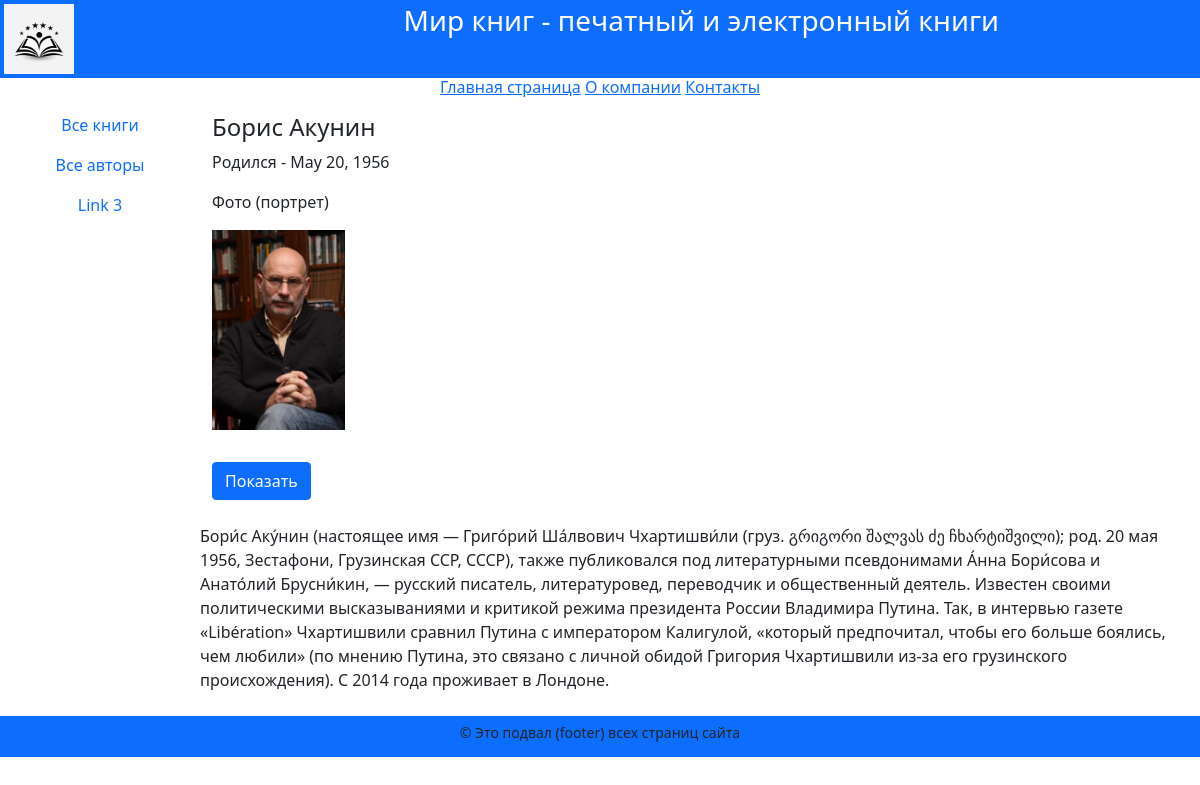
Screenshot of /authors/6/ with the database file from the repository.
### catalog/models.py (models this page shows, shortened)
class Author(models.Model):
    first_name = models.CharField(
        max_length=100,
        help_text="Введите имя автора",
        verbose_name="Имя автора",
    )
    last_name = models.CharField(
        max_length=100,
        help_text="Введите фамилию автора",
        verbose_name="Фамилия автора",
    )
    date_of_birth = models.DateField(
        help_text="Введите дату рождения",
        verbose_name="Дата рождения",
        null=True,
        blank=True,
    )
    about = models.TextField(
        help_text="Введите сведения об авторе",
        verbose_name="Сведения об авторе",
    )
    photo = models.ImageField(
        upload_to="images",
        help_text="Загрузите фото автора",
        verbose_name="Фото автора",
        null=True,
        blank=True,
    )

### catalog/views.py (the view)
# urls.py: path("authors/<int:pk>/", views.AuthorDetailView.as_view(), name="authors-detail"),
class AuthorDetailView(DetailView):
    model = Author

### catalog/templates/catalog/author_detail.html (shortened to what this page needs)
{% extends "catalog/base.html" %}
{% block content %}
<div class="container text-start">
  <div class="row my-2">
    <h4>{{object.first_name}} {{object.last_name}}</h4>
    <p>Родился - {{object.date_of_birth}}</p>
    <p>Фото (портрет)</p>
    <p><img src="{{author.photo.url}}" alt="connect" style="max-height: 200px;"></p>
    <div class="row my-2">
      <div class="col-2 my-2">
        <a href="{{author.photo.url}}" class="btn btn-primary" target="_blank">Показать</a>
      </div>
    </div>
    <div class="row my-2">
      {{author.about}}
    </div>
  </div>
</div>
{% endblock %}

### rows the page displays
Author: first_name "Борис", last_name "Акунин", date_of_birth "May 20, 1956", photo (picture), about "Бори́с Аку́нин (настоящее имя — Григо́рий Ша́лвович Чхартишви́ли (груз. გრიგორი შალვას ძე ჩხარტიშვილი); род. 20 мая 1956, Зестафони, Грузинская ССР, СССР), также публиковался под литературными псевдонимами А́нна Бори́сова и Анато́лий Брусни́кин, — русский писатель, литературовед, переводчик и общественный деятель. Известен своими политическими высказываниями и критикой режима президента России Владимира Путина. Так, в интервью газете «Libération» Чхартишвили сравнил Путина с императором Калигулой, «который предпочитал, чтобы его больше боялись, чем любили» (по мнению Путина, это связано с личной обидой Григория Чхартишвили из-за его грузинского происхождения). С 2014 года проживает в…"
